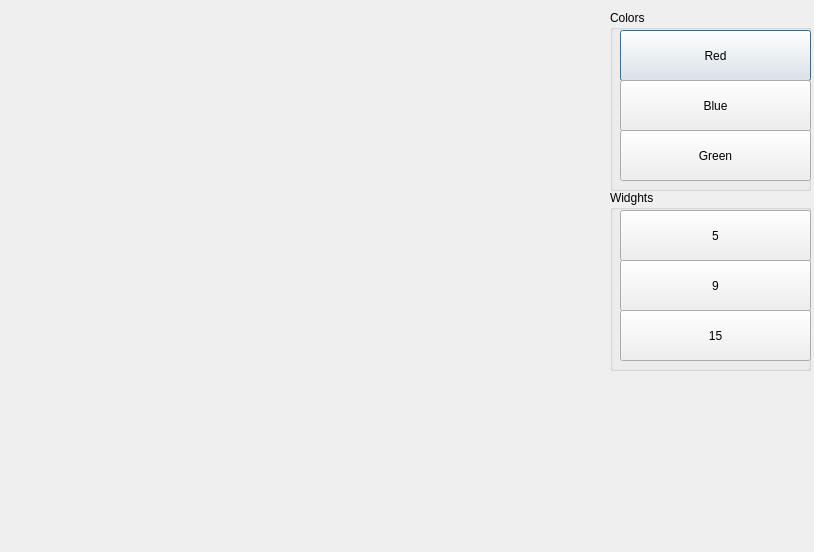
<?xml version="1.0" encoding="UTF-8"?>
<ui version="4.0">
 <class>Question_3_3</class>
 <widget class="QDialog" name="Question_3_3">
  <property name="geometry">
   <rect>
    <x>0</x>
    <y>0</y>
    <width>814</width>
    <height>552</height>
   </rect>
  </property>
  <property name="windowTitle">
   <string>Dialog</string>
  </property>
  <widget class="QGroupBox" name="groupBox">
   <property name="geometry">
    <rect>
     <x>610</x>
     <y>10</y>
     <width>201</width>
     <height>181</height>
    </rect>
   </property>
   <property name="title">
    <string>Colors</string>
   </property>
   <widget class="QPushButton" name="RedBtn">
    <property name="geometry">
     <rect>
      <x>10</x>
      <y>20</y>
      <width>191</width>
      <height>51</height>
     </rect>
    </property>
    <property name="text">
     <string>Red</string>
    </property>
   </widget>
   <widget class="QPushButton" name="BlueBtn">
    <property name="geometry">
     <rect>
      <x>10</x>
      <y>70</y>
      <width>191</width>
      <height>51</height>
     </rect>
    </property>
    <property name="text">
     <string>Blue</string>
    </property>
   </widget>
   <widget class="QPushButton" name="GreenBtn">
    <property name="geometry">
     <rect>
      <x>10</x>
      <y>120</y>
      <width>191</width>
      <height>51</height>
     </rect>
    </property>
    <property name="text">
     <string>Green</string>
    </property>
   </widget>
  </widget>
  <widget class="QGroupBox" name="groupBox_2">
   <property name="geometry">
    <rect>
     <x>610</x>
     <y>190</y>
     <width>201</width>
     <height>181</height>
    </rect>
   </property>
   <property name="title">
    <string>Widghts</string>
   </property>
   <widget class="QPushButton" name="W_5_Btn">
    <property name="geometry">
     <rect>
      <x>10</x>
      <y>20</y>
      <width>191</width>
      <height>51</height>
     </rect>
    </property>
    <property name="text">
     <string>5</string>
    </property>
   </widget>
   <widget class="QPushButton" name="W_9_Btn">
    <property name="geometry">
     <rect>
      <x>10</x>
      <y>70</y>
      <width>191</width>
      <height>51</height>
     </rect>
    </property>
    <property name="text">
     <string>9</string>
    </property>
   </widget>
   <widget class="QPushButton" name="W_15_Btn">
    <property name="geometry">
     <rect>
      <x>10</x>
      <y>120</y>
      <width>191</width>
      <height>51</height>
     </rect>
    </property>
    <property name="text">
     <string>15</string>
    </property>
   </widget>
  </widget>
 </widget>
 <resources/>
 <connections/>
</ui>
